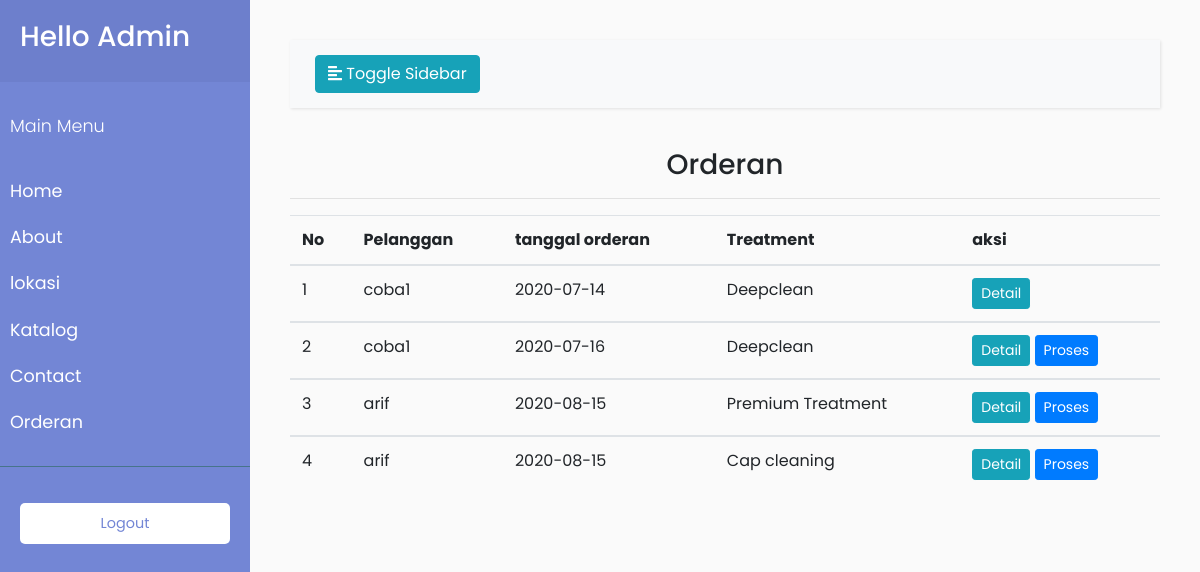
/admin/orderan.php, run on the app's committed database.
### tables this page shows
CREATE TABLE `orderan` (
  `id_orderan` int(11) NOT NULL,
  `pelanggan` varchar(50) NOT NULL,
  `tanggal_order` date NOT NULL,
  `merk_sepatu` varchar(50) NOT NULL,
  `ukuran_sepatu` int(11) NOT NULL,
  `treatment` varchar(50) NOT NULL,
  `note` text NOT NULL,
  `alamat` varchar(100) NOT NULL,
  `harga` int(11) NOT NULL,
  `status` varchar(100) NOT NULL DEFAULT 'pending'
);

### admin/orderan.php (the view, shortened to what this page needs)
<?php
require_once 'conn.php';
require_once 'main.php';
require_once 'foot.php';
?>
    <nav class="navbar navbar-expand-lg navbar-light bg-light">
        <div class="container-fluid">
            <button type="button" id="sidebarCollapse" class="btn btn-info">
                <i class="fas fa-align-left"></i>
                <span>Toggle Sidebar</span>
            </button>
        </div>
    </nav>
    <h3 class="text-center">Orderan</h3><hr>
    <div class="table-responsive">
        <table class="table">
            <thead>
                <tr>
                    <th>No</th>
                    <th>Pelanggan</th>
                    <th>tanggal orderan</th>
                    <th>Treatment</th>
                    <th>aksi</th>
                </tr>
            </thead>
            <?php
            $no = 1;
            $select = $conn->query("SELECT * FROM orderan ");
            while($order = $select->fetch_assoc()) {?>
            <tbody>
                <tr>
                    <td><?= $no; ?></td>
                    <td><?= $order['pelanggan'];?></td>
                    <td><?= $order['tanggal_order'];?></td>
                    <td><?= $order['treatment'];?></td>
                    <td colspan="2">
                    <a href="detail.php?id=<?= $order['id_orderan'];?>" class="btn btn-info btn-sm">Detail</a>
                    <?php
                    if ($order["status"]!=="pending"):?>
                    <a href="pembayaran.php?id=<?= $order['id_orderan'];?>" class="btn btn-primary btn-sm">Proses</a>
                    <?php endif ?>
                    </td>
                </tr>
            </tbody>
            <?php $no++;?>
            <?php }?>
        </table>
    </div>

### assets/style2.css (style rules this page uses)
body { font-family: 'Poppins', sans-serif; background: #fafafa; }
a, a:hover, a:focus { color: inherit; text-decoration: none; transition: all 0.3s; }
.navbar { padding: 15px 10px; background: #fff; border: none; border-radius: 0; margin-bottom: 40px; box-shadow: 1px 1px 3px rgba(0, 0, 0, 0.1); }

### data on the page
orderan: pelanggan "coba1", tanggal_order "2020-07-14", treatment "Deepclean"
orderan: pelanggan "coba1", tanggal_order "2020-07-16", treatment "Deepclean"
orderan: pelanggan "arif", tanggal_order "2020-08-15", treatment "Premium Treatment"
orderan: pelanggan "arif", tanggal_order "2020-08-15", treatment "Cap cleaning"
